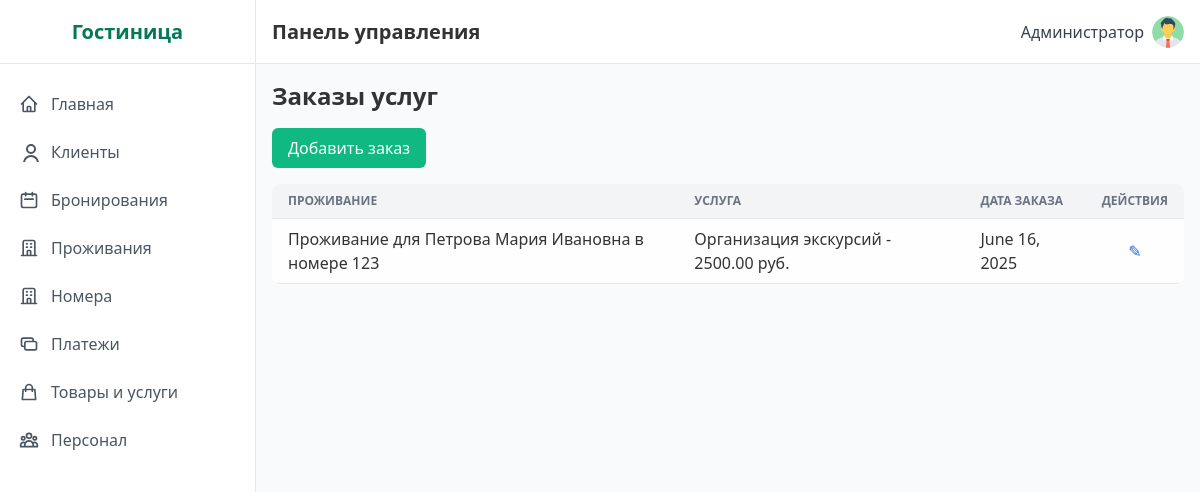
/inventory/service-orders/ (signed in), run on the app's committed database.
### hotel/models.py (models this page shows, shortened)
class ServiceOrder(models.Model):
    accommodation = models.ForeignKey(Accommodation, on_delete=models.CASCADE, verbose_name='Проживание', related_name='service_orders')
    service = models.ForeignKey(Service, on_delete=models.CASCADE, verbose_name='Услуга')
    order_date = models.DateField('Дата заказа', default=timezone.now)
    total_price = models.DecimalField('Общая стоимость', max_digits=10, decimal_places=2, blank=True, null=True)
    class Meta:
        verbose_name = 'Заказ услуги'
        verbose_name_plural = 'Заказы услуг'
        ordering = ['-order_date']

class Accommodation(models.Model):
    ACCOMMODATION_STATUS_CHOICES = [
        ('Проживает', 'Проживает'),
        ('Выехал', 'Выехал'),
    ]
    booking = models.OneToOneField(Booking, on_delete=models.CASCADE, verbose_name='Бронирование', related_name='accommodation')
    actual_checkin_date = models.DateField('Фактическая дата заезда')
    actual_checkout_date = models.DateField('Фактическая дата выезда', null=True, blank=True)
    status = models.CharField('Статус проживания', max_length=50, choices=ACCOMMODATION_STATUS_CHOICES, default='Проживает')
    class Meta:
        verbose_name = 'Проживание'
        verbose_name_plural = 'Проживания'
    def __str__(self):
        return f"Проживание для {self.booking.client} в номере {self.booking.room.room_number}"

class Booking(models.Model):
    BOOKING_STATUS_CHOICES = [
        ('Новый', 'Новый'),
        ('Подтвержден', 'Подтвержден'),
        ('Оплачен', 'Оплачен'),
        ('Отменен', 'Отменен'),
        ('Завершен', 'Завершен'),
    ]
    client = models.ForeignKey(Client, on_delete=models.CASCADE, verbose_name='Клиент', related_name='bookings')
    room = models.ForeignKey(Room, on_delete=models.CASCADE, verbose_name='Номер', related_name='bookings')
    checkin_date = models.DateField('Дата заезда')
    checkout_date = models.DateField('Дата выезда')
    total_price = models.DecimalField('Общая стоимость', max_digits=10, decimal_places=2, blank=True, null=True)
    status = models.CharField('Статус бронирования', max_length=50, choices=BOOKING_STATUS_CHOICES, default='Новый')
    created_at = models.DateTimeField('Дата создания', auto_now_add=True)
    updated_at = models.DateTimeField('Дата обновления', auto_now=True)
    class Meta:
        verbose_name = 'Бронирование'
        verbose_name_plural = 'Бронирования'
        ordering = ['-created_at']

class Client(models.Model):
    first_name = models.CharField('Имя', max_length=100)
    last_name = models.CharField('Фамилия', max_length=100)
    middle_name = models.CharField('Отчество', max_length=100)
    phone = models.CharField('Телефон', max_length=20, unique=True)
    email = models.EmailField('Email', max_length=100, unique=True)
    passport_data = models.CharField('Паспортные данные', max_length=50, unique=True)
    registration_date = models.DateField('Дата регистрации', default=timezone.now)
    class Meta:
        verbose_name = 'Клиент'
        verbose_name_plural = 'Клиенты'
        ordering = ['-registration_date', 'last_name']
    def __str__(self):
        return f"{self.last_name} {self.first_name} {self.middle_name}"

class Room(models.Model):
    ROOM_STATUS_CHOICES = [
        ('Свободен', 'Свободен'),
        ('Занят', 'Занят'),
        ('На обслуживании', 'На обслуживании'),
        ('Требует уборки', 'Требует уборки'),
    ]
    room_type = models.ForeignKey(RoomType, on_delete=models.CASCADE, verbose_name='Тип номера', related_name='rooms')
    status = models.CharField('Статус номера', max_length=50, choices=ROOM_STATUS_CHOICES, default='Свободен')
    building = models.ForeignKey(Building, on_delete=models.CASCADE, verbose_name='Здание', related_name='rooms')
    room_number = models.CharField('Номер комнаты', max_length=20)
    class Meta:
        verbose_name = 'Номер'
        verbose_name_plural = 'Номера'
        unique_together = ['building', 'room_number']

class Service(models.Model):
    name = models.CharField('Название услуги', max_length=100)
    description = models.TextField('Описание')
    price = models.DecimalField('Стоимость', max_digits=10, decimal_places=2)
    class Meta:
        verbose_name = 'Услуга'
        verbose_name_plural = 'Услуги'
    def __str__(self):
        return f"{self.name} - {self.price} руб."

### hotel/views.py (the view)
# urls.py: path('inventory/service-orders/', views.ServiceOrderListView.as_view(), name='serviceorder_list'),
class ServiceOrderListView(ProtectedView, ListView):
    model = ServiceOrder
    template_name = 'hotel/serviceorder_list.html'
    paginate_by = 20

### templates/hotel/serviceorder_list.html (shortened to what this page needs)
{% extends "base.html" %}
{% block content %}
<h2 class="text-2xl font-semibold mb-4">Заказы услуг</h2>
<div class="mb-4">
  <a href="{% url 'serviceorder_add' %}" class="btn-primary">Добавить заказ</a>
</div>
<table class="min-w-full bg-white rounded-lg overflow-hidden">
  <thead class="bg-gray-100">
    <tr>
      <th class="px-4 py-2 text-left">Проживание</th>
      <th class="px-4 py-2 text-left">Услуга</th>
      <th class="px-4 py-2 text-left">Дата заказа</th>
      <th class="px-4 py-2 text-center">Действия</th>
    </tr>
  </thead>
  <tbody class="divide-y">
    {% for o in object_list %}
    <tr>
      <td class="px-4 py-2">{{ o.accommodation }}</td>
      <td class="px-4 py-2">{{ o.service }}</td>
      <td class="px-4 py-2">{{ o.order_date }}</td>
      <td class="px-4 py-2 text-center">
        <a href="{% url 'serviceorder_list' %}" class="text-blue-600 hover:underline">✎</a>
      </td>
    </tr>
    {% empty %}
    <tr><td colspan="4" class="p-4 text-center text-gray-500">Нет заказов</td></tr>
    {% endfor %}
  </tbody>
</table>
{% endblock %}

### templates/base.html (shortened to what this page needs)
{% load static %}
<!DOCTYPE html>
<html lang="ru">
<head>
  <link href="https://cdnjs.cloudflare.com/ajax/libs/tailwindcss/2.2.19/tailwind.min.css" rel="stylesheet">
  <link href="{% static 'css/style.css' %}" rel="stylesheet">
</head>
<body class="flex h-screen bg-gray-50">
  {% if request.user.is_authenticated %}
<div class="sidebar w-64 flex-shrink-0 hidden md:block" id="sidebar">
  <div class="sidebar-brand flex items-center justify-center h-16 border-b border-gray-200">
    <h2 class="text-xl font-semibold text-green-700">Гостиница</h2>
  </div>
  <div class="py-4">
    <a href="{% url 'dashboard' %}"
       class="sidebar-link {% if request.resolver_match.url_name == 'dashboard' %}active{% endif %}">
      <span class="flex items-center">
        <svg class="w-5 h-5 mr-3" fill="none" stroke="currentColor" viewBox="0 0 24 24">
          <path stroke-linecap="round" stroke-linejoin="round" stroke-width="2"
                d="M3 12l2-2m0 0l7-7 7 7M5 10v10a1 1 0 001 1h3m10-11l2 2m-2-2v10a1 1 0
                   01-1 1h-3m-6 0a1 1 0 001-1v-4a1 1 0 011-1h2a1 1 0 011 1v4a1 1 0
                   001 1m-6 0h6"/>
        </svg>
        Главная
      </span>
    </a>
    <a href="{% url 'client_list' %}"
       class="sidebar-link {% if request.resolver_match.url_name == 'client_list' %}active{% endif %}">
      <span class="flex items-center">
        <svg class="w-5 h-5 mr-3" fill="none" stroke="currentColor" viewBox="0 0 24 24 desalination">
          <path stroke-linecap="round" stroke-linejoin="round" stroke-width="2"
                d="M16 7a4 4 0 11-8 0 4 4 0 018 0zM12 14a7 7 0
                   00-7 7h14a7 7 0 00-7-7z"/>
        </svg>
        Клиенты
      </span>
    </a>
    <a href="{% url 'booking_list' %}"
       class="sidebar-link {% if request.resolver_match.url_name == 'booking_list' %}active{% endif %}">
      <span class="flex items-center">
        <svg class="w-5 h-5 mr-3" fill="none" stroke="currentColor" viewBox="0 0 24 24">
          <path stroke-linecap="round" stroke-linejoin="round" stroke-width="2"
                d="M8 7V3m8 4V3m-9 8h10M5 21h14a2
                   2 0 002-2V7a2 2 0 00-2-2H5a2 2 0
                   00-2 2v12a2 2 0 002 2z"/>
        </svg>
        Бронирования
      </span>
    </a>
    <a href="{% url 'accommodation_list' %}"
       class="sidebar-link {% if request.resolver_match.url_name == 'accommodation_list' %}active{% endif %}">
      <span class="flex items-center">
        <svg class="w-5 h-5 mr-3" fill="none" stroke="currentColor" viewBox="0 0 24 24">
          <path stroke-linecap="round" stroke-linejoin="round" stroke-width="2"
                d="M19 21V5a2 2 0 00-2-2H7a2 2 0
                   00-2 2v16m14 0h2m-2 0h-5m-9 0H3m2
                   0h5M9 7h1m-1 4h1m4-4h1m-1
                   4h1m-5 10v-5a1 1 0 011-1h2a1
                   1 0 011 1v5m-4 0h4"/>
        </svg>
        Проживания
      </span>
    </a>
    <a href="{% url 'room_list' %}"
       class="sidebar-link {% if request.resolver_match.url_name == 'room_list' %}active{% endif %}">
      <span class="flex items-center">
        <svg class="w-5 h-5 mr-3" fill="none" stroke="currentColor" viewBox="0 0 24 24">
          <path stroke-linecap="round" stroke-linejoin="round" stroke-width="2"
                d="M19 21V5a2 2 0 00-2-2H7a2 2 0
                   00-2 2v16m14 0h2m-2 0h-5m-9 0H3m2
                   0h5M9 7h1m-1 4h1m4-4h1m-1
                   4h1m-5 10v-5a1 1 0 011-1h2a1
                   1 0 011 1v5m-4 0h4"/>
        </svg>
        Номера
      </span>
    </a>
    <a href="{% url 'payment_list' %}"
       class="sidebar-link {% if request.resolver_match.url_name == 'payment_list' %}active{% endif %}">
      <span class="flex items-center">
        <svg class="w-5 h-5 mr-3" fill="none" stroke="currentColor" viewBox="0 0 24 24">
          <path stroke-linecap="round" stroke-linejoin="round" stroke-width="2"
                d="M17 9V7a2 2 0 00-2-2H5a2
                   2 0 00-2 2v6a2 2 0 002 2h2m2
                   4h10a2 2 0 002-2v-6a2 2 0
                   00-2-2H9a2 2 0 00-2 2v6a2
                   2 0 002 2z"/>
        </svg>
        Платежи
      </span>
    </a>
    <a href="{% url 'inventory_orders' %}"
       class="sidebar-link {% if request.resolver_match.url_name == 'inventory_orders' %}active{% endif %}">
      <span class="flex items-center">
        <svg class="w-5 h-5 mr-3" fill="none" stroke="currentColor" viewBox="0 0 24 24">
          <path stroke-linecap="round" stroke-linejoin="round" stroke-width="2"
                d="M16 11V7a4 4 0 00-8 0v4M5
                   9h14l1 12H4L5 9z"/>
        </svg>
        Товары и услуги
      </span>
    </a>
    <a href="{% url 'employee_list' %}"
       class="sidebar-link {% if request.resolver_match.url_name == 'employee_list' %}active{% endif %}">
      <span class="flex items-center">
        Персонал
      </span>
    </a>
  </div>
</div>
{% endif %}
    <div class="flex-1 flex flex-col overflow-hidden">
        <header class="header flex items-center justify-between h-16 px-4 border-b border-gray-200">
            <div class="flex items-center">
                <h1 class="text-xl font-semibold">Панель управления</h1>
            </div>
            <div class="flex items-center space-x-4">
{% if request.user.is_authenticated %}
<div class="relative inline-block text-left">
  <button id="userMenuButton"
          class="flex items-center space-x-2 focus:outline-none">
    <span class="text-gray-700">
      {{ request.user.get_full_name|default:request.user.username }}
    </span>
    <img src="{{ request.user.profile.avatar_url|default:'/static/images/default-avatar.png' }}"
         alt="Аватар"
         class="w-8 h-8 rounded-full object-cover">
  </button>
</div>
{% endif %}
</div>
        </header>
        <main class="flex-1 overflow-y-auto p-4 bg-gray-50">
            {% block content %}{% endblock %}
        </main>
    </div>
</body>
</html>

### static/css/style.css (style rules this page uses)
:root { --primary-green: #10b981; --dark-green: #047857; --light-green: #a7f3d0; --bg-green: #ecfdf5; --border-gray: #e5e7eb; }
body { font-family: 'Segoe UI', Tahoma, Geneva, Verdana, sans-serif; background-color: var(--bg-green); color: #333; }
.sidebar { background-color: white; border-right: 1px solid var(--border-gray); }
.sidebar > div:first-child { border-bottom: 1px solid var(--border-gray); }
.sidebar-link { display: block; padding: 0.75rem 1rem; color: #4b5563; border-left: 3px solid transparent; transition: background-color .2s, border-color .2s; }
.sidebar .sidebar-brand { width: 100%; border-bottom: 1px solid var(--border-gray); }
.header { background-color: white; border-bottom: 1px solid var(--border-gray); box-shadow: 0 1px 3px rgba(0,0,0,0.05); }
.btn-primary { background-color: var(--primary-green); color: white; padding: 0.5rem 1rem; border-radius: 0.375rem; font-weight: 500; transition: background-color .2s; display: inline-block; text-decoration: none; }
table { width: 100%; border-collapse: collapse; }
table th, table td { padding: 0.75rem; }
table thead { background-color: #f9fafb; }
table tbody tr:nth-child(odd) { background-color: #fefefe; }
table th { text-align: left; font-size: 0.75rem; text-transform: uppercase; color: #6b7280; border-bottom: 1px solid var(--border-gray); }
table td { border-bottom: 1px solid var(--border-gray); }
.text-center { text-align: center !important; }
.mb-4 { margin-bottom: 1rem !important; }

### data on the page
ServiceOrder: accommodation "Проживание для Петрова Мария Ивановна в номере 123", service "Организация экскурсий - 2500.00 руб.", order_date "June 16, 2025"

### other printed values
{{ request.user.get_full_name|default:request.user.username }} "Администратор"
